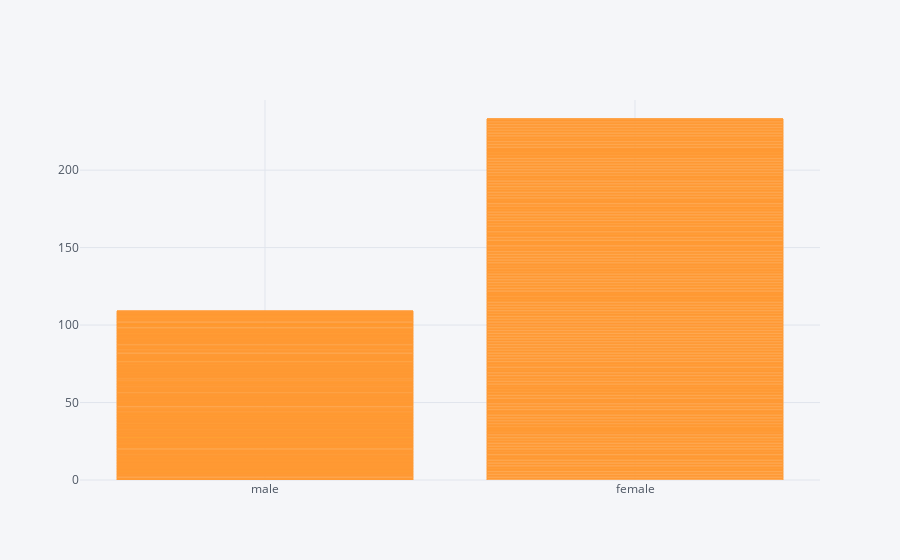

This figure's notebook cell:
### Code cell
df.iplot(kind='bar',x='sex',y='survived')

### Figure 1 — Plotly figure (JSON) as saved in the notebook; plotly's stock layout.template omitted (floating-point values rounded to 4 significant figures; data arrays with more than 128 entries replaced by an {"elided": "..."} marker saying what was removed)
{"data": [{"marker": {"color": "rgba(255, 153, 51, 0.6)", "line": {"color": "rgba(255, 153, 51, 1.0)", "width": 1}}, "name": "survived", "orientation": "v", "text": "", "type": "bar", "uid": "7020e156-f3b7-4eca-a198-69f5043f2b6d", "x": {"elided": "891 str values"}, "y": {"elided": "891 int values"}}], "layout": {"legend": {"bgcolor": "#F5F6F9", "font": {"color": "#4D5663"}}, "paper_bgcolor": "#F5F6F9", "plot_bgcolor": "#F5F6F9", "title": {"font": {"color": "#4D5663"}}, "xaxis": {"gridcolor": "#E1E5ED", "showgrid": true, "tickfont": {"color": "#4D5663"}, "title": {"font": {"color": "#4D5663"}, "text": ""}, "zerolinecolor": "#E1E5ED"}, "yaxis": {"gridcolor": "#E1E5ED", "showgrid": true, "tickfont": {"color": "#4D5663"}, "title": {"font": {"color": "#4D5663"}, "text": ""}, "zerolinecolor": "#E1E5ED"}}}
